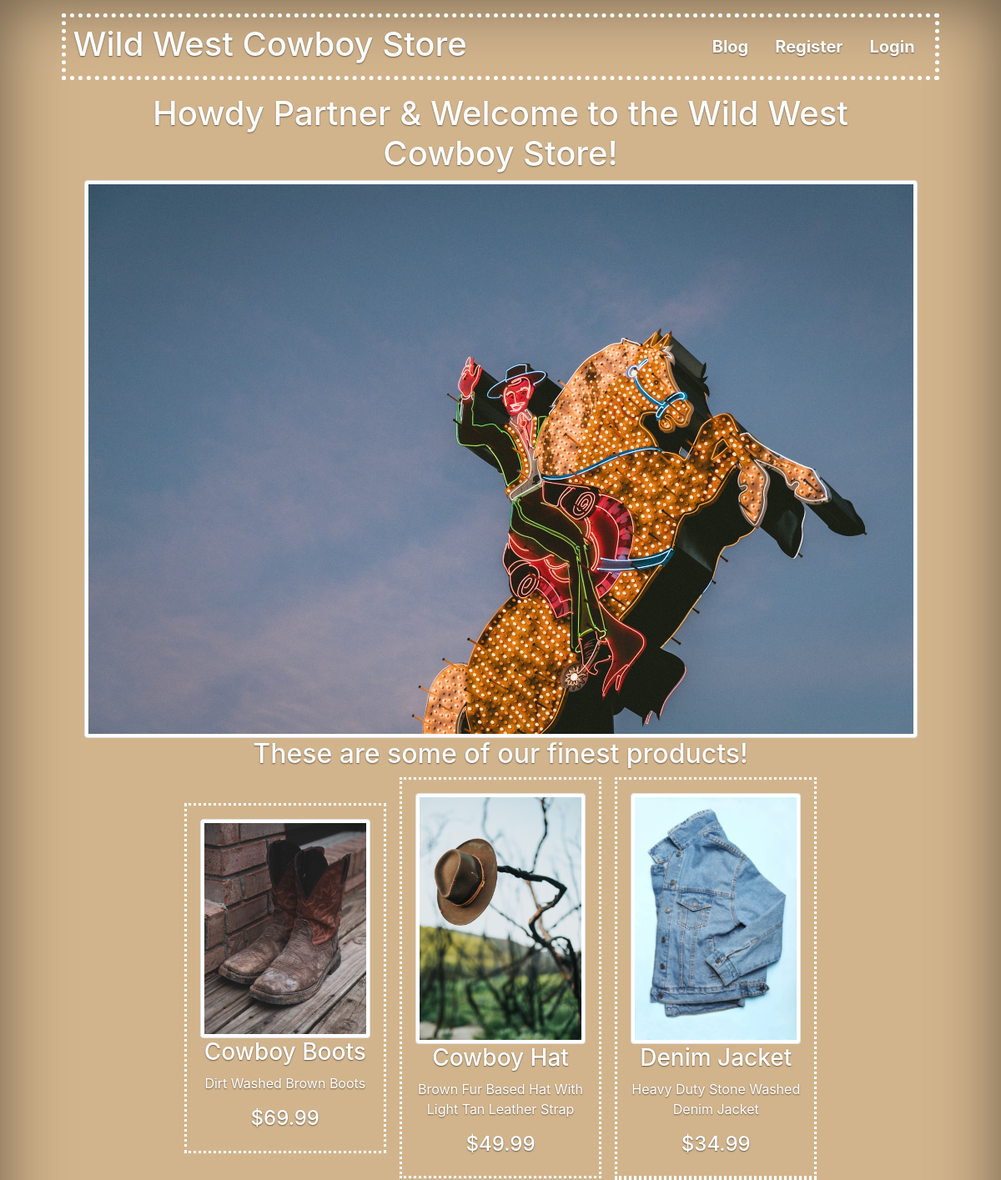
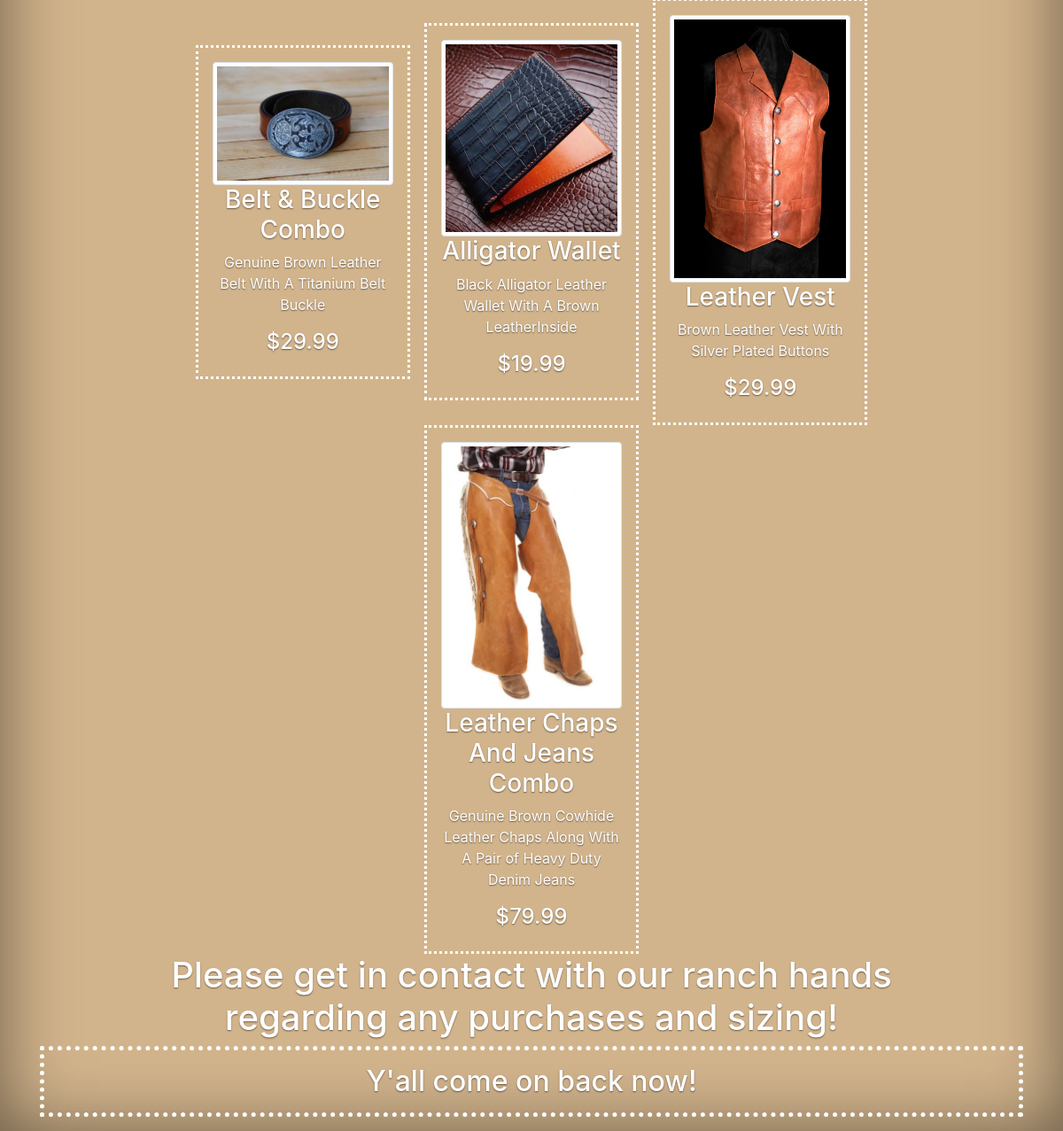
The page / on the database its author committed (2 pictures, top to bottom).
### store_front/models.py (models this page shows, shortened)
class Product(models.Model):
    name = models.CharField(verbose_name="name", max_length=50)
    stock = models.IntegerField(verbose_name="stock", default=0)
    description = models.CharField(verbose_name="description", max_length=100)
    price = models.FloatField(verbose_name="price", default=0.0)
    image = models.ImageField(upload_to = upload_location, null = False, blank = False)#This cant be used unless Pillow library is used
    class Meta:
        verbose_name = "Product"
        verbose_name_plural = "Products"

### store_front/views.py (the view)
# urls.py: path('', store_home_view, name = "home"),
def store_home_view(request):
    context = {}
    products = Product.objects.all()
    context['products'] = products
    return render(request, 'store_front/store_home.html', context)

### store_front/templates/store_front/store_home.html (shortened to what this page needs)
{% extends 'base.html' %}
{% load static %}
{% block content %}
<div class = "container">
    <div class = "d-flex flex-column align-items-center store-body">
        {% if request.user.is_authenticated %}
            <h1 class = "text-center">Howdy {{request.user.username}} & Welcome to the Wild West Cowboy Store!</h1>
        {% else %}
            <h1 class = "text-center">Howdy Partner & Welcome to the Wild West Cowboy Store!</h1>
        {% endif %}
        <div class = "d-flex flex-column img-thumbnail rounded">
            <img src = "{% static 'store_home_photo.jpg' %}">
        </div>
        {% if products %}
            <h2>These are some of our finest products!</h2>
            <div class = "row col-md-12 justify-content-center">
                {% for product in products %}
                <div class = "col-3 product my-auto mx-2 p-3">
                    {% include 'store_front/snippets/body_snippet.html' with value=product %}
                </div>
                {%  endfor %}
            </div>
            <h1 class = "text-center">Please get in contact with our ranch hands regarding any purchases and sizing!</h1>
        {% else %}
            <h2>Looks like we better start stockin' the shelves!</h2>
        {% endif %}
    </div>
</div>
{% endblock content %}

### store_front/templates/store_front/snippets/body_snippet.html
<img src = "{{value.image.url}}" class = "img-thumbnail rounded">
<h3 class = "text-center">{{value.name}}</h3>
<p class = "text-center">{{value.description}}</p>
<h4 class = "text-center">${{value.price}}</h4>

### templates/snippets/header.html (style rules this page uses)
body { color: #fff; text-shadow: 0 .05rem .1rem rgba(0, 0, 0, .5); box-shadow: inset 0 0 5rem rgba(0, 0, 0, .5); }

### templates/snippets/base_css.html (style rules this page uses)
body { background-color: tan; }

### store_front/templates/store_front/store_home.html (style rules this page uses)
.product { border: 3px dotted white; }
.store-body { margin: auto; width: 90%; }

### rows shown on the page
Product: image (picture), name "Cowboy Boots", description "Dirt Washed Brown Boots", price "69.99"
Product: image (picture), name "Cowboy Hat", description "Brown Fur Based Hat With Light Tan Leather Strap", price "49.99"
Product: image (picture), name "Denim Jacket", description "Heavy Duty Stone Washed Denim Jacket", price "34.99"
Product: image (picture), name "Belt & Buckle Combo", description "Genuine Brown Leather Belt With A Titanium Belt Buckle", price "29.99"
Product: image (picture), name "Alligator Wallet", description "Black Alligator Leather Wallet With A Brown LeatherInside", price "19.99"
Product: image (picture), name "Leather Vest", description "Brown Leather Vest With Silver Plated Buttons", price "29.99"
Product: image (picture), name "Leather Chaps And Jeans Combo", description "Genuine Brown Cowhide Leather Chaps Along With A Pair of Heavy Duty Denim Jeans", price "79.99"
